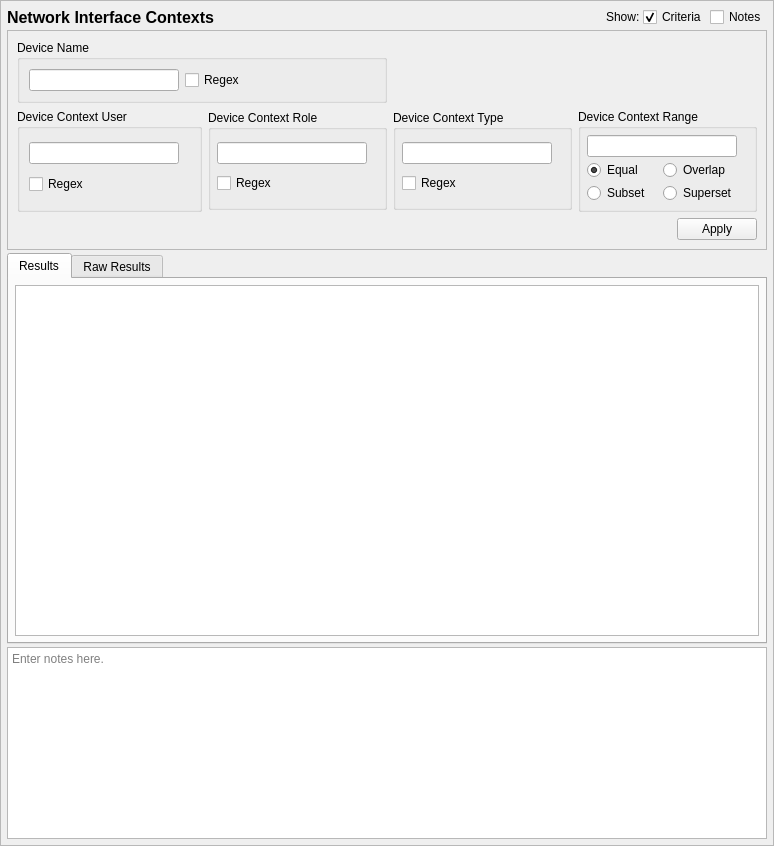
<?xml version="1.0" encoding="UTF-8"?>
<ui version="4.0">
 <class>NetifconQueryTab_ui</class>
 <widget class="QScrollArea" name="NetifconQueryTab_ui">
  <property name="geometry">
   <rect>
    <x>0</x>
    <y>0</y>
    <width>774</width>
    <height>846</height>
   </rect>
  </property>
  <property name="sizeAdjustPolicy">
   <enum>QAbstractScrollArea::AdjustToContents</enum>
  </property>
  <property name="widgetResizable">
   <bool>true</bool>
  </property>
  <widget class="QWidget" name="contents">
   <property name="geometry">
    <rect>
     <x>0</x>
     <y>0</y>
     <width>772</width>
     <height>844</height>
    </rect>
   </property>
   <property name="minimumSize">
    <size>
     <width>0</width>
     <height>0</height>
    </size>
   </property>
   <layout class="QGridLayout" name="gridLayout_9">
    <property name="leftMargin">
     <number>6</number>
    </property>
    <property name="topMargin">
     <number>6</number>
    </property>
    <property name="rightMargin">
     <number>6</number>
    </property>
    <property name="bottomMargin">
     <number>6</number>
    </property>
    <property name="spacing">
     <number>3</number>
    </property>
    <item row="3" column="0" colspan="5">
     <widget class="QTextEdit" name="notes">
      <property name="sizePolicy">
       <sizepolicy hsizetype="Preferred" vsizetype="Preferred">
        <horstretch>0</horstretch>
        <verstretch>0</verstretch>
       </sizepolicy>
      </property>
      <property name="minimumSize">
       <size>
        <width>0</width>
        <height>80</height>
       </size>
      </property>
      <property name="toolTip">
       <string>Optionally enter notes here about the query.</string>
      </property>
      <property name="placeholderText">
       <string>Enter notes here.</string>
      </property>
     </widget>
    </item>
    <item row="0" column="4">
     <widget class="QCheckBox" name="notes_expander">
      <property name="toolTip">
       <string>Show or hide the notes field (no data is lost)</string>
      </property>
      <property name="text">
       <string>Notes</string>
      </property>
     </widget>
    </item>
    <item row="0" column="3">
     <widget class="QCheckBox" name="criteria_expander">
      <property name="toolTip">
       <string>Show or hide the search criteria (no settings are lost)</string>
      </property>
      <property name="text">
       <string>Criteria</string>
      </property>
      <property name="checked">
       <bool>true</bool>
      </property>
     </widget>
    </item>
    <item row="0" column="0">
     <widget class="QLabel" name="label">
      <property name="sizePolicy">
       <sizepolicy hsizetype="Preferred" vsizetype="Fixed">
        <horstretch>0</horstretch>
        <verstretch>0</verstretch>
       </sizepolicy>
      </property>
      <property name="maximumSize">
       <size>
        <width>16777215</width>
        <height>20</height>
       </size>
      </property>
      <property name="font">
       <font>
        <pointsize>12</pointsize>
        <weight>75</weight>
        <bold>true</bold>
       </font>
      </property>
      <property name="text">
       <string>Network Interface Contexts</string>
      </property>
     </widget>
    </item>
    <item row="1" column="0" colspan="5">
     <widget class="QFrame" name="criteria_frame">
      <property name="maximumSize">
       <size>
        <width>16777215</width>
        <height>16777215</height>
       </size>
      </property>
      <property name="frameShape">
       <enum>QFrame::StyledPanel</enum>
      </property>
      <property name="frameShadow">
       <enum>QFrame::Raised</enum>
      </property>
      <layout class="QGridLayout" name="gridLayout_3">
       <item row="1" column="3" rowspan="2">
        <widget class="QGroupBox" name="range_criteria">
         <property name="maximumSize">
          <size>
           <width>16777215</width>
           <height>16777215</height>
          </size>
         </property>
         <property name="title">
          <string>Device Context Range</string>
         </property>
         <layout class="QGridLayout" name="gridLayout_8">
          <property name="leftMargin">
           <number>6</number>
          </property>
          <property name="topMargin">
           <number>6</number>
          </property>
          <property name="rightMargin">
           <number>6</number>
          </property>
          <property name="bottomMargin">
           <number>6</number>
          </property>
          <property name="spacing">
           <number>3</number>
          </property>
          <item row="2" column="1">
           <widget class="QRadioButton" name="range_exact">
            <property name="toolTip">
             <string>Match the context's range if the criteria is equal to the context's range.</string>
            </property>
            <property name="text">
             <string>Equal</string>
            </property>
            <property name="checked">
             <bool>true</bool>
            </property>
           </widget>
          </item>
          <item row="2" column="2">
           <widget class="QRadioButton" name="range_overlap">
            <property name="toolTip">
             <string>Match the context's range if the criteria overlaps the context's range.</string>
            </property>
            <property name="text">
             <string>Overlap</string>
            </property>
           </widget>
          </item>
          <item row="3" column="1">
           <widget class="QRadioButton" name="range_subset">
            <property name="toolTip">
             <string>Match the context's range if the criteria is a subset of the context's range.</string>
            </property>
            <property name="text">
             <string>Subset</string>
            </property>
           </widget>
          </item>
          <item row="3" column="2">
           <widget class="QRadioButton" name="range_superset">
            <property name="toolTip">
             <string>Match the context's range if the criteria is a superset to the context's range.</string>
            </property>
            <property name="text">
             <string>Superset</string>
            </property>
           </widget>
          </item>
          <item row="1" column="1" colspan="2">
           <widget class="QLineEdit" name="range_">
            <property name="sizePolicy">
             <sizepolicy hsizetype="Expanding" vsizetype="Fixed">
              <horstretch>0</horstretch>
              <verstretch>0</verstretch>
             </sizepolicy>
            </property>
            <property name="minimumSize">
             <size>
              <width>150</width>
              <height>20</height>
             </size>
            </property>
            <property name="maximumSize">
             <size>
              <width>250</width>
              <height>16777215</height>
             </size>
            </property>
           </widget>
          </item>
          <item row="1" column="3">
           <spacer name="horizontalSpacer_7">
            <property name="orientation">
             <enum>Qt::Horizontal</enum>
            </property>
            <property name="sizeType">
             <enum>QSizePolicy::Preferred</enum>
            </property>
            <property name="sizeHint" stdset="0">
             <size>
              <width>40</width>
              <height>20</height>
             </size>
            </property>
           </spacer>
          </item>
         </layout>
        </widget>
       </item>
       <item row="3" column="3">
        <widget class="QDialogButtonBox" name="buttonBox">
         <property name="standardButtons">
          <set>QDialogButtonBox::Apply</set>
         </property>
        </widget>
       </item>
       <item row="1" column="2" rowspan="2">
        <widget class="QGroupBox" name="type_criteria">
         <property name="maximumSize">
          <size>
           <width>16777215</width>
           <height>100</height>
          </size>
         </property>
         <property name="title">
          <string>Device Context Type</string>
         </property>
         <layout class="QGridLayout" name="gridLayout_5">
          <property name="leftMargin">
           <number>6</number>
          </property>
          <property name="topMargin">
           <number>6</number>
          </property>
          <property name="rightMargin">
           <number>6</number>
          </property>
          <property name="bottomMargin">
           <number>6</number>
          </property>
          <property name="spacing">
           <number>3</number>
          </property>
          <item row="1" column="1">
           <widget class="QCheckBox" name="type_regex">
            <property name="toolTip">
             <string>Use regular expressions to match the context's type.</string>
            </property>
            <property name="text">
             <string>Regex</string>
            </property>
           </widget>
          </item>
          <item row="0" column="1">
           <widget class="QLineEdit" name="type_">
            <property name="sizePolicy">
             <sizepolicy hsizetype="Expanding" vsizetype="Fixed">
              <horstretch>0</horstretch>
              <verstretch>0</verstretch>
             </sizepolicy>
            </property>
            <property name="minimumSize">
             <size>
              <width>150</width>
              <height>0</height>
             </size>
            </property>
            <property name="maximumSize">
             <size>
              <width>250</width>
              <height>16777215</height>
             </size>
            </property>
           </widget>
          </item>
          <item row="0" column="2">
           <spacer name="horizontalSpacer_6">
            <property name="orientation">
             <enum>Qt::Horizontal</enum>
            </property>
            <property name="sizeHint" stdset="0">
             <size>
              <width>40</width>
              <height>20</height>
             </size>
            </property>
           </spacer>
          </item>
         </layout>
        </widget>
       </item>
       <item row="1" column="1" rowspan="2">
        <widget class="QGroupBox" name="role_criteria">
         <property name="maximumSize">
          <size>
           <width>16777215</width>
           <height>100</height>
          </size>
         </property>
         <property name="title">
          <string>Device Context Role</string>
         </property>
         <layout class="QGridLayout" name="gridLayout_2">
          <property name="leftMargin">
           <number>6</number>
          </property>
          <property name="topMargin">
           <number>6</number>
          </property>
          <property name="rightMargin">
           <number>6</number>
          </property>
          <property name="bottomMargin">
           <number>6</number>
          </property>
          <property name="spacing">
           <number>3</number>
          </property>
          <item row="0" column="0">
           <widget class="QLineEdit" name="role">
            <property name="sizePolicy">
             <sizepolicy hsizetype="Expanding" vsizetype="Fixed">
              <horstretch>0</horstretch>
              <verstretch>0</verstretch>
             </sizepolicy>
            </property>
            <property name="minimumSize">
             <size>
              <width>150</width>
              <height>0</height>
             </size>
            </property>
            <property name="maximumSize">
             <size>
              <width>250</width>
              <height>16777215</height>
             </size>
            </property>
           </widget>
          </item>
          <item row="1" column="0">
           <widget class="QCheckBox" name="role_regex">
            <property name="enabled">
             <bool>true</bool>
            </property>
            <property name="toolTip">
             <string>Use regular expressions to match the context's role.</string>
            </property>
            <property name="text">
             <string>Regex</string>
            </property>
           </widget>
          </item>
          <item row="0" column="1">
           <spacer name="horizontalSpacer_4">
            <property name="orientation">
             <enum>Qt::Horizontal</enum>
            </property>
            <property name="sizeHint" stdset="0">
             <size>
              <width>40</width>
              <height>20</height>
             </size>
            </property>
           </spacer>
          </item>
         </layout>
        </widget>
       </item>
       <item row="1" column="0" rowspan="2">
        <widget class="QGroupBox" name="user_critera">
         <property name="title">
          <string>Device Context User</string>
         </property>
         <layout class="QGridLayout" name="gridLayout_6">
          <item row="0" column="0">
           <widget class="QLineEdit" name="user">
            <property name="sizePolicy">
             <sizepolicy hsizetype="Expanding" vsizetype="Fixed">
              <horstretch>0</horstretch>
              <verstretch>0</verstretch>
             </sizepolicy>
            </property>
            <property name="minimumSize">
             <size>
              <width>150</width>
              <height>0</height>
             </size>
            </property>
           </widget>
          </item>
          <item row="1" column="0">
           <widget class="QCheckBox" name="user_regex">
            <property name="toolTip">
             <string>Use regular expressions to match the context's user.</string>
            </property>
            <property name="text">
             <string>Regex</string>
            </property>
           </widget>
          </item>
          <item row="0" column="1">
           <spacer name="horizontalSpacer_3">
            <property name="orientation">
             <enum>Qt::Horizontal</enum>
            </property>
            <property name="sizeHint" stdset="0">
             <size>
              <width>40</width>
              <height>20</height>
             </size>
            </property>
           </spacer>
          </item>
         </layout>
        </widget>
       </item>
       <item row="0" column="0" colspan="2">
        <widget class="QGroupBox" name="name_criteria">
         <property name="title">
          <string>Device Name</string>
         </property>
         <layout class="QGridLayout" name="gridLayout_7">
          <item row="0" column="1">
           <widget class="QCheckBox" name="name_regex">
            <property name="toolTip">
             <string>Use regular expressions to match the filesystem type.</string>
            </property>
            <property name="text">
             <string>Regex</string>
            </property>
           </widget>
          </item>
          <item row="0" column="0">
           <widget class="QLineEdit" name="name">
            <property name="sizePolicy">
             <sizepolicy hsizetype="Expanding" vsizetype="Fixed">
              <horstretch>0</horstretch>
              <verstretch>0</verstretch>
             </sizepolicy>
            </property>
            <property name="minimumSize">
             <size>
              <width>150</width>
              <height>0</height>
             </size>
            </property>
            <property name="maximumSize">
             <size>
              <width>250</width>
              <height>16777215</height>
             </size>
            </property>
           </widget>
          </item>
          <item row="0" column="2">
           <spacer name="horizontalSpacer_2">
            <property name="orientation">
             <enum>Qt::Horizontal</enum>
            </property>
            <property name="sizeHint" stdset="0">
             <size>
              <width>40</width>
              <height>20</height>
             </size>
            </property>
           </spacer>
          </item>
         </layout>
        </widget>
       </item>
      </layout>
      <zorder>role_criteria</zorder>
      <zorder>type_criteria</zorder>
      <zorder>user_critera</zorder>
      <zorder>range_criteria</zorder>
      <zorder>buttonBox</zorder>
      <zorder>name_criteria</zorder>
     </widget>
    </item>
    <item row="0" column="2">
     <widget class="QLabel" name="label_2">
      <property name="text">
       <string>Show:</string>
      </property>
     </widget>
    </item>
    <item row="0" column="1">
     <spacer name="horizontalSpacer_5">
      <property name="orientation">
       <enum>Qt::Horizontal</enum>
      </property>
      <property name="sizeHint" stdset="0">
       <size>
        <width>40</width>
        <height>20</height>
       </size>
      </property>
     </spacer>
    </item>
    <item row="2" column="0" colspan="5">
     <widget class="QTabWidget" name="results_frame">
      <property name="sizePolicy">
       <sizepolicy hsizetype="Preferred" vsizetype="MinimumExpanding">
        <horstretch>0</horstretch>
        <verstretch>1</verstretch>
       </sizepolicy>
      </property>
      <property name="currentIndex">
       <number>0</number>
      </property>
      <widget class="QWidget" name="results_framePage1">
       <property name="sizePolicy">
        <sizepolicy hsizetype="Preferred" vsizetype="MinimumExpanding">
         <horstretch>0</horstretch>
         <verstretch>0</verstretch>
        </sizepolicy>
       </property>
       <attribute name="title">
        <string>Results</string>
       </attribute>
       <layout class="QVBoxLayout" name="verticalLayout_3">
        <property name="leftMargin">
         <number>6</number>
        </property>
        <property name="topMargin">
         <number>6</number>
        </property>
        <property name="rightMargin">
         <number>6</number>
        </property>
        <property name="bottomMargin">
         <number>6</number>
        </property>
        <item>
         <widget class="SEToolsTableView" name="table_results">
          <property name="sizePolicy">
           <sizepolicy hsizetype="Preferred" vsizetype="MinimumExpanding">
            <horstretch>0</horstretch>
            <verstretch>0</verstretch>
           </sizepolicy>
          </property>
          <property name="sizeAdjustPolicy">
           <enum>QAbstractScrollArea::AdjustIgnored</enum>
          </property>
          <property name="alternatingRowColors">
           <bool>true</bool>
          </property>
          <property name="sortingEnabled">
           <bool>true</bool>
          </property>
         </widget>
        </item>
       </layout>
      </widget>
      <widget class="QWidget" name="results_framePage2">
       <property name="sizePolicy">
        <sizepolicy hsizetype="Preferred" vsizetype="MinimumExpanding">
         <horstretch>0</horstretch>
         <verstretch>0</verstretch>
        </sizepolicy>
       </property>
       <attribute name="title">
        <string>Raw Results</string>
       </attribute>
       <layout class="QVBoxLayout" name="verticalLayout_2">
        <property name="leftMargin">
         <number>6</number>
        </property>
        <property name="topMargin">
         <number>6</number>
        </property>
        <property name="rightMargin">
         <number>6</number>
        </property>
        <property name="bottomMargin">
         <number>6</number>
        </property>
        <item>
         <widget class="QPlainTextEdit" name="raw_results">
          <property name="sizePolicy">
           <sizepolicy hsizetype="Preferred" vsizetype="MinimumExpanding">
            <horstretch>0</horstretch>
            <verstretch>0</verstretch>
           </sizepolicy>
          </property>
          <property name="minimumSize">
           <size>
            <width>0</width>
            <height>0</height>
           </size>
          </property>
          <property name="font">
           <font>
            <family>Monospace</family>
           </font>
          </property>
          <property name="documentTitle">
           <string/>
          </property>
          <property name="lineWrapMode">
           <enum>QPlainTextEdit::NoWrap</enum>
          </property>
          <property name="readOnly">
           <bool>true</bool>
          </property>
         </widget>
        </item>
       </layout>
      </widget>
     </widget>
    </item>
   </layout>
  </widget>
 </widget>
 <customwidgets>
  <customwidget>
   <class>SEToolsTableView</class>
   <extends>QTableView</extends>
   <header>setoolsgui/tableview.h</header>
  </customwidget>
 </customwidgets>
 <tabstops>
  <tabstop>criteria_expander</tabstop>
  <tabstop>notes_expander</tabstop>
  <tabstop>name</tabstop>
  <tabstop>name_regex</tabstop>
  <tabstop>user</tabstop>
  <tabstop>user_regex</tabstop>
  <tabstop>role</tabstop>
  <tabstop>role_regex</tabstop>
  <tabstop>type_</tabstop>
  <tabstop>type_regex</tabstop>
  <tabstop>range_</tabstop>
  <tabstop>range_exact</tabstop>
  <tabstop>range_overlap</tabstop>
  <tabstop>range_subset</tabstop>
  <tabstop>range_superset</tabstop>
  <tabstop>results_frame</tabstop>
  <tabstop>table_results</tabstop>
  <tabstop>raw_results</tabstop>
  <tabstop>notes</tabstop>
 </tabstops>
 <resources/>
 <connections>
  <connection>
   <sender>criteria_expander</sender>
   <signal>toggled(bool)</signal>
   <receiver>criteria_frame</receiver>
   <slot>setVisible(bool)</slot>
   <hints>
    <hint type="sourcelabel">
     <x>592</x>
     <y>16</y>
    </hint>
    <hint type="destinationlabel">
     <x>386</x>
     <y>232</y>
    </hint>
   </hints>
  </connection>
  <connection>
   <sender>notes_expander</sender>
   <signal>toggled(bool)</signal>
   <receiver>notes</receiver>
   <slot>setVisible(bool)</slot>
   <hints>
    <hint type="sourcelabel">
     <x>735</x>
     <y>16</y>
    </hint>
    <hint type="destinationlabel">
     <x>386</x>
     <y>756</y>
    </hint>
   </hints>
  </connection>
 </connections>
</ui>
